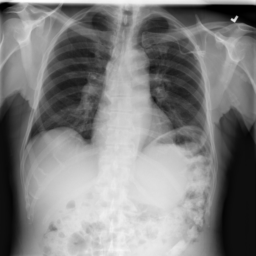
#> input picture app/examples/adult_lung_opacity_1.png, 256 x 256 px
$ python -i preprocess.py   (imports and definitions only)
#> lines starting #> are read from the running program, lines starting #| are printed output that depends on the picture
#> further down, picture is the input picture: PIL image 256x256 L; min 0, max 254, mean 128.7
"""The single definition of how an X-ray becomes model input.

Training, evaluation and the demo app all go through these two functions, so a
picture uploaded in the demo is treated exactly like the test images.
"""
import numpy as np
import torch
from PIL import Image

from .config import IMAGENET_MEAN, IMAGENET_STD, IMG_SIZE, STORE_SIZE


def to_square_gray(img: Image.Image, size: int = STORE_SIZE) -> np.ndarray:
    """PIL image (any mode or size) -> uint8 array [size, size].

    Grayscale, centre-crop to a square (no stretching, so anatomy keeps its
    proportions), then downscale with antialiasing.
    """
#> called with size = 256
    if img.mode in ("I;16", "I;16B", "I;16L", "I", "F"):  # 16-bit / float X-rays
        a = np.asarray(img).astype(np.float32)
        lo, hi = float(a.min()), float(a.max())
        a = (a - lo) / (hi - lo + 1e-8) * 255.0
        img = Image.fromarray(a.astype(np.uint8))
    img = img.convert("L")
    w, h = img.size
#> w = 256; h = 256
    s = min(w, h)
#> s = 256
    left, top = (w - s) // 2, (h - s) // 2
#> left = 0; top = 0
    img = img.crop((left, top, left + s, top + s))
    img = img.resize((size, size), Image.Resampling.BILINEAR)
    return np.asarray(img, dtype=np.uint8)


def center_crop(arr: np.ndarray, size: int = IMG_SIZE) -> np.ndarray:
    """Centre-crop the last two dims of a [..., H, W] array to [..., size, size]."""
#> called with size = 224
    h, w = arr.shape[-2:]
#> h = 256; w = 256
    top, left = (h - size) // 2, (w - size) // 2
#> top = 16; left = 16
    return arr[..., top:top + size, left:left + size]
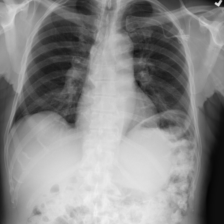
#> returned value: shape (224, 224); min 3, max 239, mean 137.6


def normalize(t: torch.Tensor) -> torch.Tensor:
    """uint8 or float [0,255] tensor [B, 1, H, W] -> normalised float [B, 3, H, W]."""
    t = t.float() / 255.0
    t = t.expand(-1, 3, -1, -1)
    mean = torch.tensor(IMAGENET_MEAN, device=t.device).view(1, 3, 1, 1)
    std = torch.tensor(IMAGENET_STD, device=t.device).view(1, 3, 1, 1)
    return (t - mean) / std


def to_model_input(arr: np.ndarray) -> torch.Tensor:
    """uint8 array [H, W] or [B, H, W] (stored 256 px images) -> float tensor [B, 3, 224, 224]."""
    if arr.ndim == 2:
        arr = arr[None]
    if arr.shape[-1] != IMG_SIZE:
        arr = center_crop(arr, IMG_SIZE)
#> (the run stopped early here; a loop or call above may not have finished)

$ run again, on app/examples/adult_lung_opacity_2.png
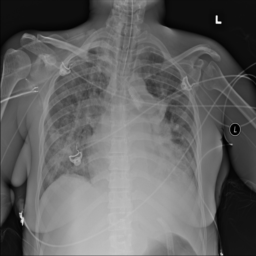
#> input picture app/examples/adult_lung_opacity_2.png, 256 x 256 px
#> picture is the input picture: PIL image 256x256 L; min 0, max 246, mean 98.6
#> in center_crop, `h, w = arr.shape[-2:]`: h = 256
#> in center_crop, `top, left = (h - size) // 2, (w - size) // 2`: top = 16
#> in center_crop, `return arr[..., top:top + size, left:left + size]`:
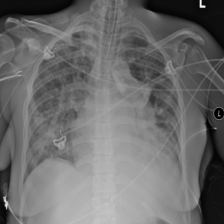
#> returned value: shape (224, 224); min 0, max 246, mean 109

$ run again, on app/examples/adult_normal_1.png
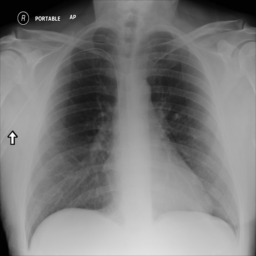
#> input picture app/examples/adult_normal_1.png, 256 x 256 px
#> picture is the input picture: PIL image 256x256 L; min 0, max 254, mean 124.2
#> in center_crop, `h, w = arr.shape[-2:]`: h = 256
#> in center_crop, `top, left = (h - size) // 2, (w - size) // 2`: top = 16
#> in center_crop, `return arr[..., top:top + size, left:left + size]`:
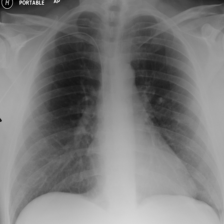
#> returned value: shape (224, 224); min 0, max 216, mean 123.1

$ run again, on app/examples/adult_normal_2.png
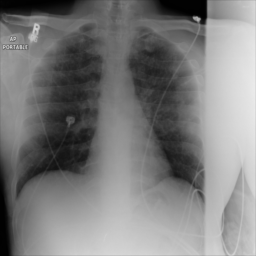
#> input picture app/examples/adult_normal_2.png, 256 x 256 px
#> picture is the input picture: PIL image 256x256 L; min 1, max 234, mean 124.3
#> in center_crop, `h, w = arr.shape[-2:]`: h = 256
#> in center_crop, `top, left = (h - size) // 2, (w - size) // 2`: top = 16
#> in center_crop, `return arr[..., top:top + size, left:left + size]`:
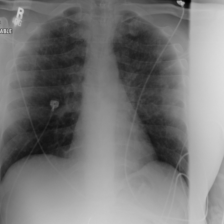
#> returned value: shape (224, 224); min 1, max 222, mean 120
